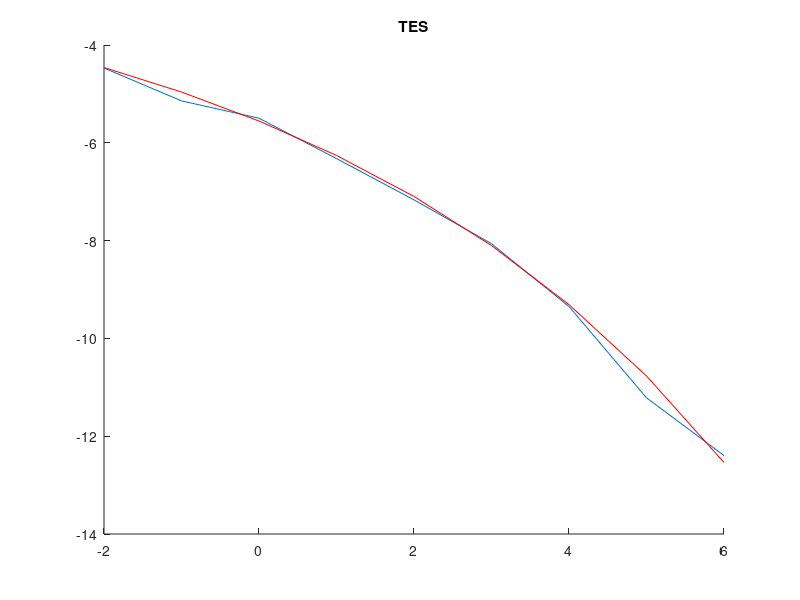
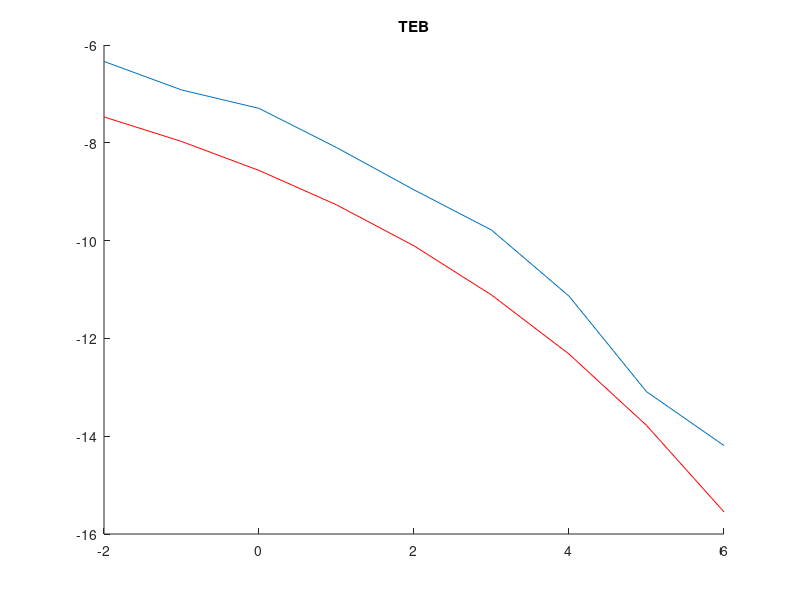

MATLAB code to generate these figures, in order:
close all
clear;

% Tracé du TEB et TES
nb_bits=10000;
Ns=10;
Ts=2*Ns;
t0=Ts;
Eb_N0_dB=(-2:6);
dirac=[1 zeros(1,Ts-1)];

h=ones(1,Ts);
h=h/norm(h);
hr=h;

bits=randi([0,1],1,nb_bits);
Symboles = (2*bi2de(reshape(bits, 2, length(bits)/2).')-3).';

suite=kron(Symboles,dirac);
x=filter(h,1,suite);

for i=1:length(Eb_N0_dB)
    nb_erreur_symb=0;
    nb_erreur_bit=0;
    compteur=0;
    while nb_erreur_bit<100
        sigma2=mean(x.^2)*Ns/(2*10^(Eb_N0_dB(i)/10));
        bruit=sqrt(sigma2)*randn(1,nb_bits*Ts/2);
        signal_recu=x+bruit;
        z=filter(hr,1,signal_recu);
        z_ech=(z(t0:Ts:end));
        symb_est = 3*(z_ech>2) + 1*((0<z_ech)&(z_ech<2)) - 1*((-2<z_ech)&(z_ech<0)) -3*(z_ech<-2);
        nb_erreur_symb=nb_erreur_symb+sum(symb_est~=Symboles);
        bits_est= reshape(de2bi((symb_est + 3)/2).',1,length(bits));
        compteur=compteur+1;
        nb_erreur_bit=nb_erreur_bit+sum(bits_est~=bits);
    end
    TEB(i)=nb_erreur_bit/(compteur*nb_bits);
    TES(i)=nb_erreur_symb/(compteur*nb_bits/2);
end

% TES
figure(7); hold on;
TES_th=1.5*(1-normcdf(sqrt((4/5)*10.^(Eb_N0_dB/10))));
plot(Eb_N0_dB,10*log10(TES))
plot(Eb_N0_dB,10*log10(TES_th),'r')
title('TES')

% TEB
figure(8); hold on;
TEB_th=TES_th/2;
plot(Eb_N0_dB,10*log10(TEB))
plot(Eb_N0_dB,10*log10(TEB_th),'r')
title('TEB')



